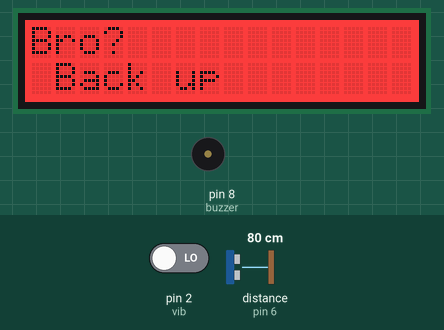
Bench run of a sketch on a simulated Arduino Uno, built with avr-gcc and run on an emulated ATmega328P. On the bench: 16×2 character LCD, buzzer (waves = sounding, pin HIGH). The test bench sets the inputs (shaded band); at power-on: distance to the obstacle (sensor on pin 6) 80 cm, pin 2 (vib) LOW. The echo pulse lasts 58.3 µs per cm; what the sketch prints to the serial monitor is not drawn.

Above: at 1.2 s.
1.3 s: distance to the obstacle (sensor on pin 6) set to 250 cm
At 2.7 s:
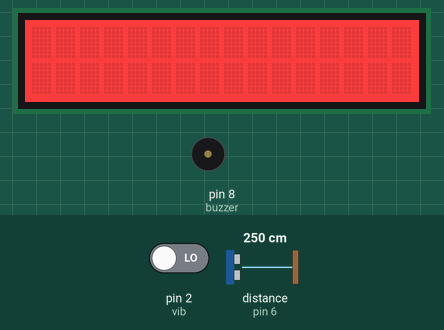
3.4 s: pin 2 (vib) driven HIGH
At 4.9 s:
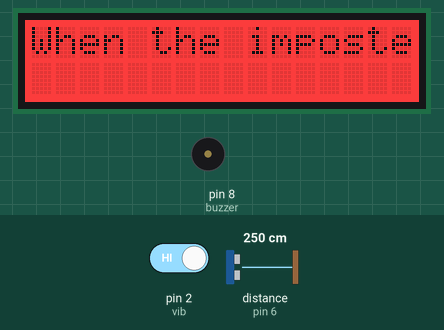
At 6.0 s:
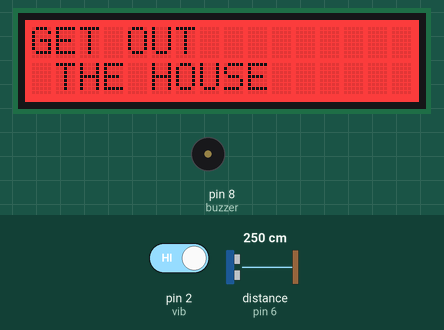
8.5 s: pin 2 (vib) driven LOW
10.6 s: distance to the obstacle (sensor on pin 6) set to 2 cm
At 12.2 s:
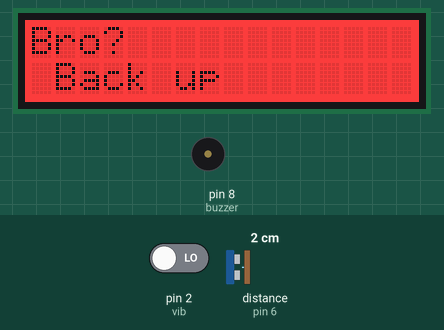
15.7 s: distance to the obstacle (sensor on pin 6) set to 144 cm
17.8 s: distance to the obstacle (sensor on pin 6) set to 154 cm
Timing chart, 0 to 20.8 s (numbered marks = the images above; inputs shaded):
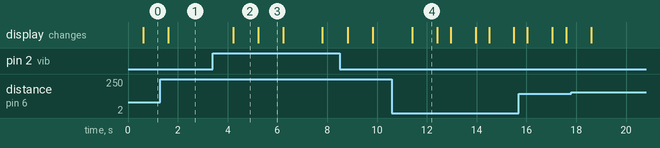

The sketch:

alert_hardware.ino
```cpp
#include <rgb_lcd.h>
#include "SR04.h"
#define TRIG_PIN 6
#define ECHO_PIN 5
SR04 sr04 = SR04(ECHO_PIN,TRIG_PIN);
const int buzzer = 8; //buzzer to arduino pin 8
const int pir = 6; //connected to arduino pin 6
const int vib = 2;
long a;
rgb_lcd lcd;

int alarmCount = 0;
int motionValue = 0;
int pirState = LOW;
int vibState = LOW;
const int colorR = 255;
const int colorG = 0;
const int colorB = 0;

typedef enum {
  warning, alert2, threat} AlertType_t;


void setup(){

  pinMode(buzzer, OUTPUT); // Set buzzer - pin 8 as an output
  pinMode(pir,INPUT); // Set buzzer - pin 6 as an input

  //set up LCD
  lcd.begin(16,2);
  lcd.setRGB(colorR,colorG,colorB);

  //set up serial Monitor
  Serial.begin(9600);


}
int UltraSonic()
{
   a = sr04.Distance();
   if(a < 150)
   {
     return 1;
   }
   delay(1000);
}
int VibrationSensor()
{
  int vibration = digitalRead(vib);
  if(vibration == HIGH)
  {
    return 1;
  }
  else
  {
    return 0;
  }

}
int motionSensor()
{
  motionValue = digitalRead(pir);
  if(motionValue == HIGH)
  {
    if(pirState == LOW)
    {
      return 1;
    }
  }
  else
  {
    return 0;
  }
}

void imposter(){
tone(buzzer, 1046);
  delay(250);
  tone(buzzer, 1244);
  delay(250);
  tone(buzzer, 1400);
  delay(250);
  tone(buzzer, 1510);
  delay(250);
  tone(buzzer, 1400);
  delay(250);
  tone(buzzer, 1244);
  delay(250);
  tone(buzzer, 1046);
  delay(250);
  noTone(buzzer);
  delay(500);
  tone(buzzer, 932);
  delay(125);
  tone(buzzer, 1174);
  delay(125);
  tone(buzzer, 1046);
  delay(250);
  // end of first
  noTone(buzzer);
  delay(500);
  tone(buzzer, 780);
  delay(250);
  tone(buzzer, 525);
  delay(250);
  noTone(buzzer);
  delay(250);
  //secont part
  tone(buzzer, 1046);
  delay(250);
  tone(buzzer, 1244);
  delay(250);
  tone(buzzer, 1400);
  delay(250);
  tone(buzzer, 1510);
  delay(250);
  tone(buzzer, 1400);
  delay(250);
  tone(buzzer, 1244);
  delay(250);
  tone(buzzer, 1400);
  delay(250);
  noTone(buzzer);
  delay(750);
  //fast part
  tone(buzzer, 1510);
  delay(125);
  tone(buzzer, 1400);
  delay(125);
  tone(buzzer, 1244);
  delay(125);
  tone(buzzer, 1510);
  delay(125);
  tone(buzzer, 1400);
  delay(125);
  tone(buzzer, 1244);
  delay(125);
  tone(buzzer, 1510);
  delay(125);
  tone(buzzer, 1400);
  delay(125);
  tone(buzzer, 1244);
  delay(125);
  tone(buzzer, 1510);
  delay(125);
  tone(buzzer, 1400);
  delay(125);
  tone(buzzer, 1244);
  delay(125);
   tone(buzzer, 1510);
  delay(125);
  noTone(buzzer);
  delay(500);
}
void LCDalert(AlertType_t alert){
  if(alert == threat)
  {
    lcd.clear();
    lcd.print("When the imposter is sus");
    delay(1000);
    lcd.clear();
  }
  if(alert == warning)
  {
    lcd.clear();
    lcd.print("Suspicious acti-");
    lcd.setCursor(1,10);
    lcd.print("vity detected");
    delay(1000);
    lcd.clear();

  }
  if(alert == alert2)
  {
    lcd.clear();
    lcd.print("Bro?");
    lcd.setCursor(1,10);
    lcd.print("Back up");
    delay(1000);
    lcd.clear();
  }
  if(alert == threat)
  {
    lcd.clear();
    lcd.print("GET OUT");
    lcd.setCursor(1,10);
    lcd.print("THE HOUSE");
    delay(1000);
    lcd.clear();
  }

}
void sensors(){
  //as soon as sensors detect breakin
  if(motionSensor()==1)
  {
    String data = "Motion sensor triggered";
    Serial.println(data);
    delay(500);
    LCDalert(warning);
  }
  else if(UltraSonic() == 1)
  {
    String data = "Ultra Sonic triggered";
    Serial.println(data);
    delay(500);
    LCDalert(alert2);
  }
  else if(VibrationSensor() == 1)
  {
    String data = "Vibration Sensor triggered";
    Serial.println(data);
    delay(500);
    LCDalert(threat);
  }

}

void loop(){

 //sensors running
 sensors();

}
```

alert_handling.c
```cpp
#include <stdio.h>
#include <stdlib.h>
#include <string.h>
#include <time.h>

#define MAX_BUFFER_SIZE 128

typedef struct{
    char *user;
    char *sensor;
    char *time;
    char *threat_level;
}data_t;

void load_data(data_t *threat, char *sensor_triggered)
{
    if(!strcmp(sensor_triggered, "Vibration Sensor triggered"))
        threat->threat_level = "threat";
    else if(!strcmp(sensor_triggered, "Ultra Sonic triggered"))
        threat->threat_level = "alert";
    else
        threat->threat_level = "warning";
    threat->sensor = sensor_triggered;

    time_t current_time;
    struct tm *time_info;

    time(&current_time);
    time_info = localtime(&current_time);
    threat->time = asctime(time_info);
    strtok(threat->time, "\n");
    threat->user = "josego0716@gmail.com";
}

void getAlert(char* data)
{
    char raw_data[MAX_BUFFER_SIZE] = {0};
    FILE *serial = fopen("COM3", "r");
    if (!serial) {
        fprintf(stderr, "Failed to open serial port.\n");
        return;
    }

    data_t *threat = calloc(1, sizeof(data_t));


    while (1) {
        if (fgets(raw_data, MAX_BUFFER_SIZE, serial) != NULL) {
            strtok(raw_data, "\n");
            load_data(threat, raw_data);
            strcat(data, "sensor'");
            strcat(data, threat->sensor);
            strcat(data, "'time'");
            strcat(data, threat->time);
            strcat(data, "'alert'");
            strcat(data, threat->threat_level);
            strcat(data, "'email'");
            strcat(data, threat->user);
            strcat(data, "'");
            fclose(serial);
            return;
        }
    }

    return;
}
```

Measured:
- after the input at 3.4 s, the display: changes after 0.82 s (image 2)
- after the input at 10.6 s, the display: changes after 0.81 s (image 4)
- what the display in image 2 shows lasts 1.0 s, from 4.2 s to 5.2 s
